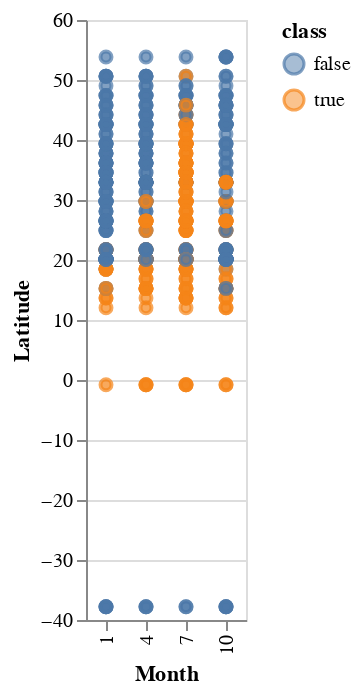

The notebook cell saved with this chart:
### Markdown cell above
We can visualize our data in different ways.

### Code cell
chart = alt.Chart(df_train.sample(n=500)).mark_point().encode(
    y = "Latitude",
    x = "Month:O",
    color = "class",
    fill = "class",
    tooltip=["City"],
)
chart

### Figure 1 — Vega-Lite specification as saved in the notebook (floating-point values rounded to 4 significant figures; data arrays with more than 128 entries replaced by an {"elided": "..."} marker saying what was removed)
{"config": {"view": {"continuousWidth": 400, "continuousHeight": 300}}, "data": {"name": "data-3a1fe02cd76c47d6dad15cbefb36ea71"}, "mark": "point", "encoding": {"color": {"type": "nominal", "field": "class"}, "fill": {"type": "nominal", "field": "class"}, "tooltip": [{"type": "nominal", "field": "City"}], "x": {"type": "ordinal", "field": "Month"}, "y": {"type": "quantitative", "field": "Latitude"}}, "$schema": "https://vega.github.io/schema/vega-lite/v4.8.1.json", "datasets": {"data-3a1fe02cd76c47d6dad15cbefb36ea71": {"elided": "500 records"}}}
